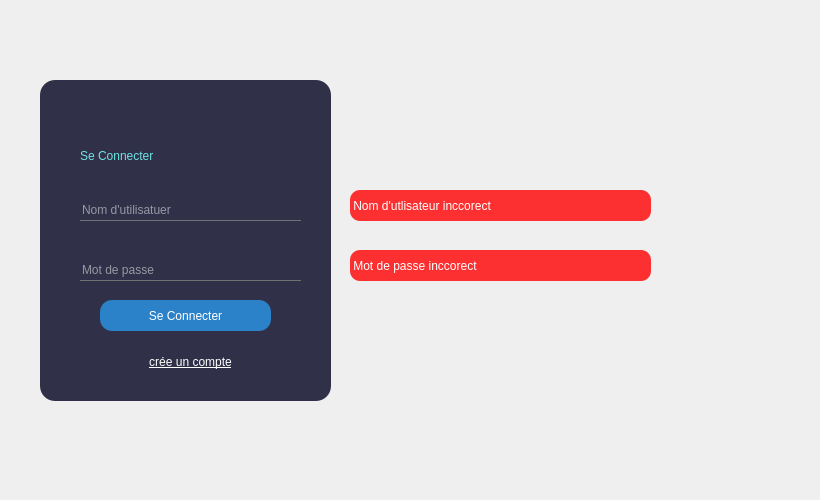
     <widget class="QWidget" name="acceuil">
      <widget class="QLabel" name="label_7">
       <property name="geometry">
        <rect>
         <x>0</x>
         <y>0</y>
         <width>791</width>
         <height>491</height>
        </rect>
       </property>
       <property name="text">
        <string/>
       </property>
       <property name="pixmap">
        <pixmap>image/closed-padlock-on-digital-background-vector.jpg</pixmap>
       </property>
       <property name="scaledContents">
        <bool>true</bool>
       </property>
      </widget>
      <widget class="QFrame" name="frame_2">
       <property name="geometry">
        <rect>
         <x>0</x>
         <y>0</y>
         <width>811</width>
         <height>491</height>
        </rect>
       </property>
       <property name="layoutDirection">
        <enum>Qt::LeftToRight</enum>
       </property>
       <property name="autoFillBackground">
        <bool>false</bool>
       </property>
       <property name="styleSheet">
        <string notr="true">*{
	
font: 14pt &quot;5by7&quot;;

}
QFrame{
background:transparent;}

QPushButton{
border-radius:12px;
color:white;
background:rgba(44, 130, 201, 1);

}
QPushButton:hover{
border-radius:12px;
color:#6fe3e3;
background:rgba(52, 152, 219, 1);

}
QPushButton:pressed{
background:rgba(0,0,204,0.4);
color:#6fe3e3;
}

</string>
       </property>
       <property name="frameShape">
        <enum>QFrame::NoFrame</enum>
       </property>
       <property name="frameShadow">
        <enum>QFrame::Raised</enum>
       </property>
       <widget class="QLabel" name="label_8">
        <property name="enabled">
         <bool>true</bool>
        </property>
        <property name="geometry">
         <rect>
          <x>40</x>
          <y>80</y>
          <width>291</width>
          <height>321</height>
         </rect>
        </property>
        <property name="sizePolicy">
         <sizepolicy hsizetype="Preferred" vsizetype="Preferred">
          <horstretch>15</horstretch>
          <verstretch>0</verstretch>
         </sizepolicy>
        </property>
        <property name="minimumSize">
         <size>
          <width>15</width>
          <height>0</height>
         </size>
        </property>
        <property name="sizeIncrement">
         <size>
          <width>0</width>
          <height>0</height>
         </size>
        </property>
        <property name="layoutDirection">
         <enum>Qt::LeftToRight</enum>
        </property>
        <property name="autoFillBackground">
         <bool>false</bool>
        </property>
        <property name="styleSheet">
         <string notr="true">
background:rgba(0,0,30,0.8);

border-radius: 15px;
</string>
        </property>
        <property name="frameShape">
         <enum>QFrame::NoFrame</enum>
        </property>
        <property name="frameShadow">
         <enum>QFrame::Plain</enum>
        </property>
        <property name="lineWidth">
         <number>0</number>
        </property>
        <property name="midLineWidth">
         <number>0</number>
        </property>
        <property name="text">
         <string/>
        </property>
        <property name="textFormat">
         <enum>Qt::PlainText</enum>
        </property>
        <property name="scaledContents">
         <bool>true</bool>
        </property>
        <property name="wordWrap">
         <bool>false</bool>
        </property>
        <property name="margin">
         <number>0</number>
        </property>
        <property name="indent">
         <number>10</number>
        </property>
        <property name="textInteractionFlags">
         <set>Qt::NoTextInteraction</set>
        </property>
       </widget>
       <widget class="QLineEdit" name="username_3">
        <property name="geometry">
         <rect>
          <x>80</x>
          <y>200</y>
          <width>221</width>
          <height>21</height>
         </rect>
        </property>
        <property name="styleSheet">
         <string notr="true">background:transparent;
color:#ffffff;
border-bottom:1px solid #717072;</string>
        </property>
        <property name="inputMask">
         <string notr="true"/>
        </property>
        <property name="text">
         <string notr="true"/>
        </property>
        <property name="frame">
         <bool>false</bool>
        </property>
        <property name="cursorPosition">
         <number>0</number>
        </property>
        <property name="placeholderText">
         <string notr="true">Nom d'utilisatuer</string>
        </property>
        <property name="cursorMoveStyle">
         <enum>Qt::VisualMoveStyle</enum>
        </property>
        <property name="clearButtonEnabled">
         <bool>false</bool>
        </property>
       </widget>
       <widget class="QLineEdit" name="password_3">
        <property name="geometry">
         <rect>
          <x>80</x>
          <y>260</y>
          <width>221</width>
          <height>21</height>
         </rect>
        </property>
        <property name="styleSheet">
         <string notr="true">background:transparent;
color:#ffffff;
border-bottom:1px solid #717072;</string>
        </property>
        <property name="inputMask">
         <string notr="true"/>
        </property>
        <property name="text">
         <string notr="true"/>
        </property>
        <property name="frame">
         <bool>false</bool>
        </property>
        <property name="echoMode">
         <enum>QLineEdit::Password</enum>
        </property>
        <property name="placeholderText">
         <string>Mot de passe</string>
        </property>
       </widget>
       <widget class="QLabel" name="label_9">
        <property name="geometry">
         <rect>
          <x>80</x>
          <y>140</y>
          <width>151</width>
          <height>31</height>
         </rect>
        </property>
        <property name="styleSheet">
         <string notr="true">background:transparent;
font: 16pt &quot;5by7&quot;;


color:#6fe3e3;</string>
        </property>
        <property name="text">
         <string>Se Connecter</string>
        </property>
       </widget>
       <widget class="QLabel" name="label_36">
        <property name="geometry">
         <rect>
          <x>130</x>
          <y>30</y>
          <width>101</width>
          <height>91</height>
         </rect>
        </property>
        <property name="styleSheet">
         <string notr="true">background:transparent;
</string>
        </property>
        <property name="text">
         <string/>
        </property>
        <property name="textFormat">
         <enum>Qt::PlainText</enum>
        </property>
        <property name="pixmap">
         <pixmap>image/user.png</pixmap>
        </property>
        <property name="scaledContents">
         <bool>true</bool>
        </property>
        <property name="wordWrap">
         <bool>true</bool>
        </property>
        <property name="indent">
         <number>0</number>
        </property>
       </widget>
       <widget class="QPushButton" name="loginbt">
        <property name="geometry">
         <rect>
          <x>100</x>
          <y>300</y>
          <width>171</width>
          <height>31</height>
         </rect>
        </property>
        <property name="sizePolicy">
         <sizepolicy hsizetype="Minimum" vsizetype="Fixed">
          <horstretch>0</horstretch>
          <verstretch>0</verstretch>
         </sizepolicy>
        </property>
        <property name="styleSheet">
         <string notr="true">font: 14pt &quot;5by7&quot;;
</string>
        </property>
        <property name="text">
         <string>Se Connecter</string>
        </property>
        <property name="shortcut">
         <string>Return</string>
        </property>
        <property name="checkable">
         <bool>false</bool>
        </property>
        <property name="default">
         <bool>true</bool>
        </property>
       </widget>
       <widget class="QPushButton" name="creataccountbt">
        <property name="geometry">
         <rect>
          <x>110</x>
          <y>350</y>
          <width>161</width>
          <height>23</height>
         </rect>
        </property>
        <property name="styleSheet">
         <string notr="true">background:transparent;
font: 14pt &quot;5by7&quot;;

text-decoration: underline;
</string>
        </property>
        <property name="text">
         <string>crée un compte</string>
        </property>
       </widget>
       <widget class="QLabel" name="msg_4">
        <property name="enabled">
         <bool>false</bool>
        </property>
        <property name="geometry">
         <rect>
          <x>350</x>
          <y>190</y>
          <width>301</width>
          <height>31</height>
         </rect>
        </property>
        <property name="styleSheet">
         <string notr="true">background:rgba(255,0,0,0.8);
color: rgb(255, 255, 255);
border-radius:10px;</string>
        </property>
        <property name="text">
         <string> Nom d'utlisateur inccorect</string>
        </property>
       </widget>
       <widget class="QLabel" name="msg_5">
        <property name="enabled">
         <bool>false</bool>
        </property>
        <property name="geometry">
         <rect>
          <x>350</x>
          <y>250</y>
          <width>301</width>
          <height>31</height>
         </rect>
        </property>
        <property name="styleSheet">
         <string notr="true">background:rgba(255,0,0,0.8);
color: rgb(255, 255, 255);
border-radius:10px;</string>
        </property>
        <property name="text">
         <string> Mot de passe inccorect</string>
        </property>
       </widget>
      </widget>
     </widget>
